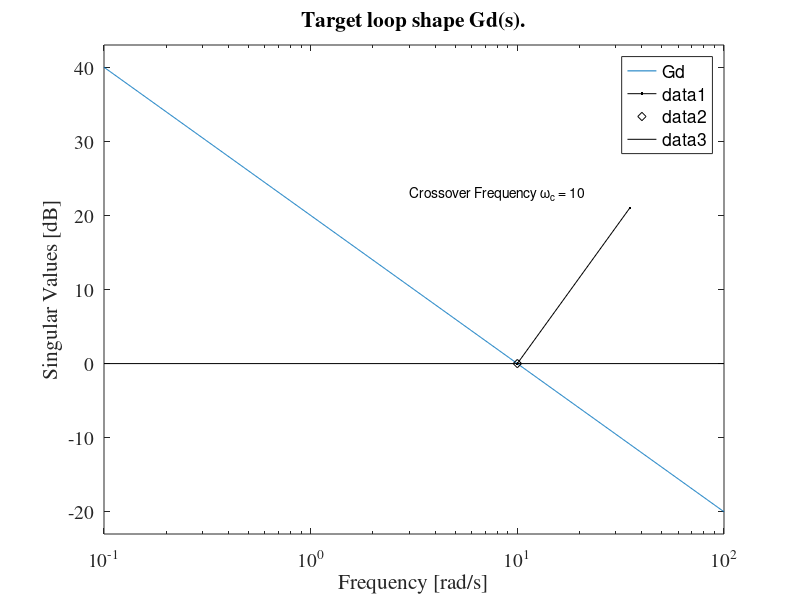

The MATLAB script that drew this image: (Note: this script raises an error after producing the figure.)
close all
M=1.0;
m=0.25;
l=0.5;
b1 = 0.05;
g = 9.81;
% I = (1/3)*m*l*l;
% q = (I+(m*(l^2)))*(M+m)-(m*l)^2;
%% State Space

A = [0 0 1 0;....
     0 0 0 1;...
     0 -(m*g/M) -b1/M 0;...
     0 (2*(M + m)*g)/(M*l) 2*b1/(M*l) 0];

B = [0; 0; 1/M; -2/(M*l)];

C = [1 0 0 0;0 1 0 0];

D = [0;0];

sys=ss(A,B,C,D);

%% Transfer Function
 Transfer_function = tf(sys);
 
%  sys1 = Transfer_function(2,:);
%  s = zpk('s'); % Laplace variable s
%  Gd = 30/s; 
%  [K,CL,GAM] = loopsyn(sys1,Gd);
%  [num,den] = tfdata(K);
%  transfer_fcn = tf(num,den)
%  GAM;
%  K;

Transfer_function=tf(sys)
sys1=Transfer_function(2,:)
%Pendulum angle to input force T.F
 %theetabyU=tf([m*(l/q) 0],[1 (((b1*(I+(m*(l^2))))+(b2*(M+m)))/q) -(((b1*b2)+(m*l*g*(M+m)))/q) -((b1*m*l*g)/q)])
 %plant_poles = pole(theetabyU)
 %plant_zeros = tzero(theetabyU)
 clf, sigma(sys1,'g',{.1,100});
title('Singular value plot for theeta/U')
s = zpk('s'); % Laplace variable s
Gd =10/s;     
sigma(Gd,{.1 100})
grid
title('Target loop shape Gd(s).')
set(gca,'FontSize',9,'Fontsize',14,'FontName','Times')

% create textarrow pointing to crossover frequency Wc
hold on;
plot([10,35],[0,21],'k.-'); 
plot(10,0,'kd');
plot([.1,100],[0 0],'k');
text(3,23,'Crossover Frequency \omega_c = 10');
hold off;
%Using LOOPSYN to Compute the Optimal Loop-Shaping Controller
[K,CL,GAM] = loopsyn(sys1,Gd);
GAM
K
%comparison
L = sys1*K;              % form the compensated loop L
figure

sigma(Gd,'b',L,'r--',{.1,100});
set(gca,'FontSize',9,'Fontsize',14,'FontName','Times')
grid on
legend('Gd (target loop shape)','L (actual loop shape)');
%Analyzing the Shaped-Loop L, Closed-Loop T, and Sensitivity S
T = feedback(L,eye(1));
T.InputName = {'Force'};
S = eye(1)-T;

% SIGMA frequency response plots
figure

sigma(inv(S),'m',T,'g',L,'r--',Gd,'b',Gd/GAM,'b:',...
	Gd*GAM,'b:',{.1,100})
grid on
legend('1/\sigma(S) performance',...
	'\sigma(T) robustness',...
	'\sigma(L) open loop',...
	'\sigma(Gd) target loop shape',...
	'\sigma(Gd) \pm GAM(dB)');
set(gca,'FontSize',9,'Fontsize',14,'FontName','Times')
% Make lines wider and fonts larger

set(findobj(gca,'Type','line','-not','Color','b'),'LineWidth',2);
h = findobj(gca,'Type','line','-not','Color','b');
set(h,'LineWidth',2);

% figure
% step(T,8)
% title('Responses to step commands');
% S = stepinfo(T)
figure
impulse(T,8)

title('Responses to impulse commands');
set(gca,'FontSize',9,'Fontsize',14,'FontName','Times')